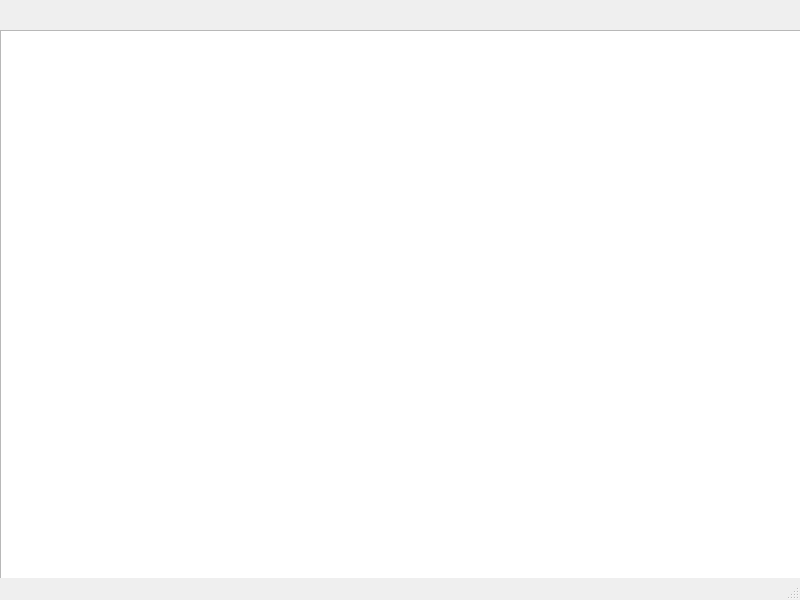
<?xml version="1.0" encoding="UTF-8"?>
<ui version="4.0">
 <class>MainWindow</class>
 <widget class="QMainWindow" name="MainWindow">
  <property name="geometry">
   <rect>
    <x>0</x>
    <y>0</y>
    <width>800</width>
    <height>600</height>
   </rect>
  </property>
  <property name="windowTitle">
   <string>MainWindow</string>
  </property>
  <widget class="QWidget" name="centralwidget">
   <widget class="QTextEdit" name="textEdit">
    <property name="geometry">
     <rect>
      <x>0</x>
      <y>30</y>
      <width>801</width>
      <height>561</height>
     </rect>
    </property>
   </widget>
  </widget>
  <widget class="QMenuBar" name="menubar">
   <property name="geometry">
    <rect>
     <x>0</x>
     <y>0</y>
     <width>800</width>
     <height>22</height>
    </rect>
   </property>
  </widget>
  <widget class="QStatusBar" name="statusbar"/>
 </widget>
 <resources/>
 <connections/>
</ui>
